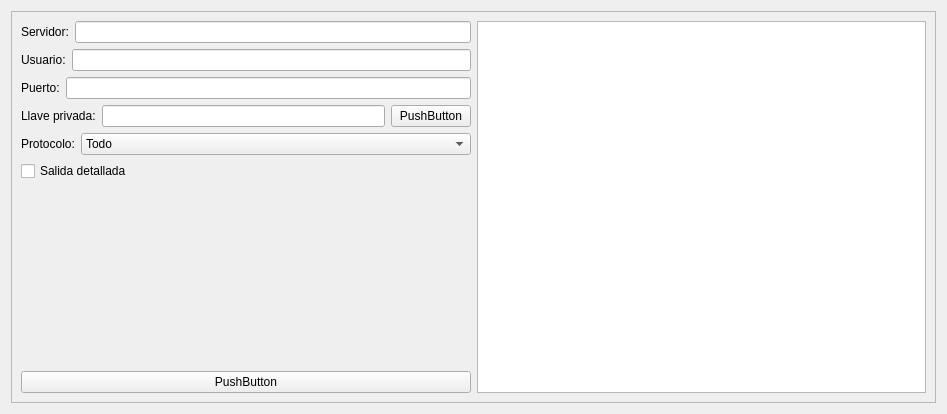
<?xml version="1.0" encoding="UTF-8"?>
<ui version="4.0">
 <class>Widget</class>
 <widget class="QWidget" name="Widget">
  <property name="geometry">
   <rect>
    <x>0</x>
    <y>0</y>
    <width>947</width>
    <height>414</height>
   </rect>
  </property>
  <property name="windowTitle">
   <string>Widget</string>
  </property>
  <layout class="QHBoxLayout" name="horizontalLayout">
   <item>
    <layout class="QVBoxLayout" name="verticalLayout_3">
     <item>
      <widget class="QFrame" name="frame">
       <property name="sizePolicy">
        <sizepolicy hsizetype="MinimumExpanding" vsizetype="MinimumExpanding">
         <horstretch>0</horstretch>
         <verstretch>0</verstretch>
        </sizepolicy>
       </property>
       <property name="frameShape">
        <enum>QFrame::Shape::StyledPanel</enum>
       </property>
       <property name="frameShadow">
        <enum>QFrame::Shadow::Raised</enum>
       </property>
       <layout class="QHBoxLayout" name="horizontalLayout_9">
        <item>
         <layout class="QVBoxLayout" name="verticalLayout">
          <item>
           <layout class="QHBoxLayout" name="horizontalLayout_7">
            <item>
             <widget class="QLabel" name="label_5">
              <property name="text">
               <string>Servidor:</string>
              </property>
             </widget>
            </item>
            <item>
             <widget class="QLineEdit" name="lineEdit_3"/>
            </item>
           </layout>
          </item>
          <item>
           <layout class="QHBoxLayout" name="horizontalLayout_6">
            <item>
             <widget class="QLabel" name="label_4">
              <property name="text">
               <string>Usuario:</string>
              </property>
             </widget>
            </item>
            <item>
             <widget class="QLineEdit" name="lineEdit_2"/>
            </item>
           </layout>
          </item>
          <item>
           <layout class="QHBoxLayout" name="horizontalLayout_3">
            <item>
             <widget class="QLabel" name="label_2">
              <property name="text">
               <string>Puerto:</string>
              </property>
             </widget>
            </item>
            <item>
             <widget class="QLineEdit" name="lineEdit"/>
            </item>
           </layout>
          </item>
          <item>
           <layout class="QHBoxLayout" name="horizontalLayout_8">
            <item>
             <widget class="QLabel" name="label_6">
              <property name="text">
               <string>Llave privada:</string>
              </property>
             </widget>
            </item>
            <item>
             <widget class="QLineEdit" name="lineEdit_4"/>
            </item>
            <item>
             <widget class="QPushButton" name="pushButton">
              <property name="text">
               <string>PushButton</string>
              </property>
             </widget>
            </item>
           </layout>
          </item>
          <item>
           <layout class="QHBoxLayout" name="horizontalLayout_2">
            <item>
             <widget class="QLabel" name="label">
              <property name="text">
               <string>Protocolo:</string>
              </property>
             </widget>
            </item>
            <item>
             <widget class="QComboBox" name="comboBox">
              <property name="sizePolicy">
               <sizepolicy hsizetype="Expanding" vsizetype="Fixed">
                <horstretch>0</horstretch>
                <verstretch>0</verstretch>
               </sizepolicy>
              </property>
              <item>
               <property name="text">
                <string>Todo</string>
               </property>
              </item>
              <item>
               <property name="text">
                <string>protocol version 1</string>
               </property>
              </item>
              <item>
               <property name="text">
                <string>protocol version 2</string>
               </property>
              </item>
              <item>
               <property name="text">
                <string>IPv4 addresses</string>
               </property>
              </item>
              <item>
               <property name="text">
                <string>IPv4 addresses</string>
               </property>
              </item>
             </widget>
            </item>
           </layout>
          </item>
          <item>
           <layout class="QHBoxLayout" name="horizontalLayout_4">
            <item>
             <widget class="QCheckBox" name="checkBox">
              <property name="sizePolicy">
               <sizepolicy hsizetype="Preferred" vsizetype="Fixed">
                <horstretch>0</horstretch>
                <verstretch>0</verstretch>
               </sizepolicy>
              </property>
              <property name="text">
               <string>Salida detallada</string>
              </property>
             </widget>
            </item>
           </layout>
          </item>
          <item>
           <spacer name="verticalSpacer">
            <property name="orientation">
             <enum>Qt::Orientation::Vertical</enum>
            </property>
            <property name="sizeHint" stdset="0">
             <size>
              <width>20</width>
              <height>40</height>
             </size>
            </property>
           </spacer>
          </item>
          <item>
           <widget class="QPushButton" name="pushButton_2">
            <property name="sizePolicy">
             <sizepolicy hsizetype="Preferred" vsizetype="Fixed">
              <horstretch>0</horstretch>
              <verstretch>0</verstretch>
             </sizepolicy>
            </property>
            <property name="text">
             <string>PushButton</string>
            </property>
           </widget>
          </item>
         </layout>
        </item>
        <item>
         <widget class="QTextEdit" name="textEdit">
          <property name="sizePolicy">
           <sizepolicy hsizetype="MinimumExpanding" vsizetype="MinimumExpanding">
            <horstretch>0</horstretch>
            <verstretch>0</verstretch>
           </sizepolicy>
          </property>
         </widget>
        </item>
       </layout>
      </widget>
     </item>
    </layout>
   </item>
  </layout>
 </widget>
 <resources/>
 <connections/>
</ui>
